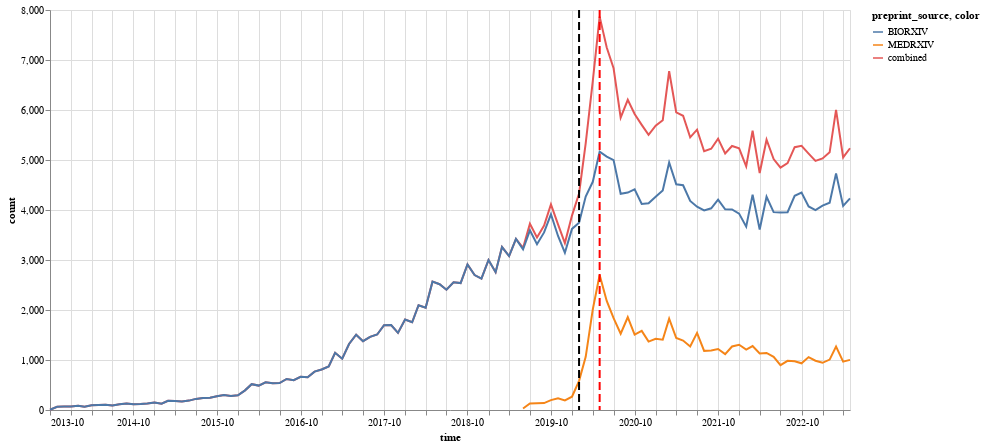

Notebook cell for this chart:
### Code cell
df_combined = pd.concat([
    df_ts_total \
        .groupby("time")["count"] \
        .sum().to_frame().reset_index(drop=False) \
        .assign(preprint_source="combined"),
    df_ts_total
]).reset_index(drop=True)


p = alt.Chart(
    df_combined
).mark_line() \
    .encode(
        alt.X("time:T", axis=alt.Axis(format="%Y-%m")),
        y="count:Q",
        color="preprint_source:N"
    )
rule = alt.Chart(pd.DataFrame({
    "time": ["2020-02-01", "2020-05-01"],
    "color": ["black", "red"]
})).mark_rule(
    strokeDash=[8, 4]
).encode(
    x="time:T",
    color=alt.Color("color:N", scale=None),
    size=alt.value(2)
)

(p + rule).properties(
        width=800,
        height=400
    )

### Figure 1 — Vega-Lite specification as saved in the notebook (floating-point values rounded to 4 significant figures; data arrays with more than 128 entries replaced by an {"elided": "..."} marker saying what was removed)
{"config": {"view": {"continuousWidth": 300, "continuousHeight": 300}}, "layer": [{"data": {"name": "data-b5903ab9d06c447c255d780fd1b45513"}, "mark": {"type": "line"}, "encoding": {"color": {"field": "preprint_source", "type": "nominal"}, "x": {"axis": {"format": "%Y-%m"}, "field": "time", "type": "temporal"}, "y": {"field": "count", "type": "quantitative"}}}, {"data": {"name": "data-9783638ec1a43f1e47d3ca5a57391099"}, "mark": {"type": "rule", "strokeDash": [8, 4]}, "encoding": {"color": {"field": "color", "scale": null, "type": "nominal"}, "size": {"value": 2}, "x": {"field": "time", "type": "temporal"}}}], "height": 400, "width": 800, "$schema": "https://vega.github.io/schema/vega-lite/v5.8.0.json", "datasets": {"data-b5903ab9d06c447c255d780fd1b45513": {"elided": "280 records"}, "data-9783638ec1a43f1e47d3ca5a57391099": [{"time": "2020-02-01", "color": "black"}, {"time": "2020-05-01", "color": "red"}]}}
